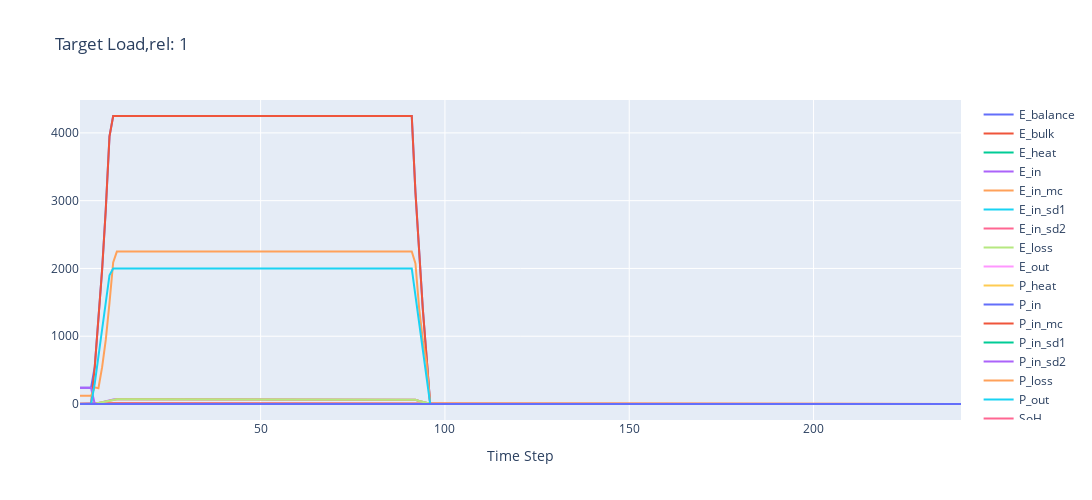

Notebook source saved alongside this figure:
### Markdown cell above
## Load cycle calculation

### Code cell
# Result DataFrame Initialization
state_parms = [a for a in dir(ECCState()) if not a.startswith('__')]
df1 = pd.DataFrame(columns=state_parms)
df1.loc[0] = vars(ECCState())

# Run different stationary cases for target output load
target = 1

# number of time steps
ts = 240

## Initialization of component
C1_state = ECCState()
C1 = EnergyConversionComponent(par=component,
                               ts=1,
                               state=copy.deepcopy(C1_state))
for t in range(ts):
    if t <= 90:
        C1.apply_control(target)
    else:
        C1.apply_control(0)
    df1.loc[t + 1] = vars(C1.state)

# Create traces
fig = go.Figure()

# Create traces
for cl in df1.columns:
    fig.add_trace(go.Scatter(x=df1.index[1:], y=df1[cl][1:],
                             
                             mode='lines',
                             name=cl))
    
fig.update_layout(title=f"Target Load,rel: {target}",
                  xaxis_title="Time Step",
                 )
fig.update_layout(
    autosize=False,
    width=1400,
    height=500)
fig.show()

### Figure 1 — Plotly figure (JSON) as saved in the notebook; plotly's stock layout.template omitted (floating-point values rounded to 4 significant figures; data arrays with more than 128 entries replaced by an {"elided": "..."} marker saying what was removed)
{"data": [{"mode": "lines", "name": "E_balance", "type": "scatter", "x": {"elided": "240 int values"}, "y": {"elided": "240 float values"}}, {"mode": "lines", "name": "E_bulk", "type": "scatter", "x": {"elided": "240 int values"}, "y": {"elided": "240 float values"}}, {"mode": "lines", "name": "E_heat", "type": "scatter", "x": {"elided": "240 int values"}, "y": {"elided": "240 float values"}}, {"mode": "lines", "name": "E_in", "type": "scatter", "x": {"elided": "240 int values"}, "y": {"elided": "240 float values"}}, {"mode": "lines", "name": "E_in_mc", "type": "scatter", "x": {"elided": "240 int values"}, "y": {"elided": "240 float values"}}, {"mode": "lines", "name": "E_in_sd1", "type": "scatter", "x": {"elided": "240 int values"}, "y": {"elided": "240 float values"}}, {"mode": "lines", "name": "E_in_sd2", "type": "scatter", "x": {"elided": "240 int values"}, "y": {"elided": "240 float values"}}, {"mode": "lines", "name": "E_loss", "type": "scatter", "x": {"elided": "240 int values"}, "y": {"elided": "240 float values"}}, {"mode": "lines", "name": "E_out", "type": "scatter", "x": {"elided": "240 int values"}, "y": {"elided": "240 float values"}}, {"mode": "lines", "name": "P_heat", "type": "scatter", "x": {"elided": "240 int values"}, "y": {"elided": "240 float values"}}, {"mode": "lines", "name": "P_in", "type": "scatter", "x": {"elided": "240 int values"}, "y": {"elided": "240 float values"}}, {"mode": "lines", "name": "P_in_mc", "type": "scatter", "x": {"elided": "240 int values"}, "y": {"elided": "240 float values"}}, {"mode": "lines", "name": "P_in_sd1", "type": "scatter", "x": {"elided": "240 int values"}, "y": {"elided": "240 float values"}}, {"mode": "lines", "name": "P_in_sd2", "type": "scatter", "x": {"elided": "240 int values"}, "y": {"elided": "240 float values"}}, {"mode": "lines", "name": "P_loss", "type": "scatter", "x": {"elided": "240 int values"}, "y": {"elided": "240 float values"}}, {"mode": "lines", "name": "P_out", "type": "scatter", "x": {"elided": "240 int values"}, "y": {"elided": "240 float values"}}, {"mode": "lines", "name": "SoH", "type": "scatter", "x": {"elided": "240 int values"}, "y": {"elided": "240 int values"}}, {"mode": "lines", "name": "eta", "type": "scatter", "x": {"elided": "240 int values"}, "y": {"elided": "240 float values"}}, {"mode": "lines", "name": "eta_mc", "type": "scatter", "x": {"elided": "240 int values"}, "y": {"elided": "240 float values"}}, {"mode": "lines", "name": "heatup", "type": "scatter", "x": {"elided": "240 int values"}, "y": {"elided": "240 float values"}}, {"mode": "lines", "name": "opex_Eur", "type": "scatter", "x": {"elided": "240 int values"}, "y": {"elided": "240 int values"}}], "layout": {"autosize": false, "height": 500, "title": {"text": "Target Load,rel: 1"}, "width": 1400, "xaxis": {"title": {"text": "Time Step"}}}}
